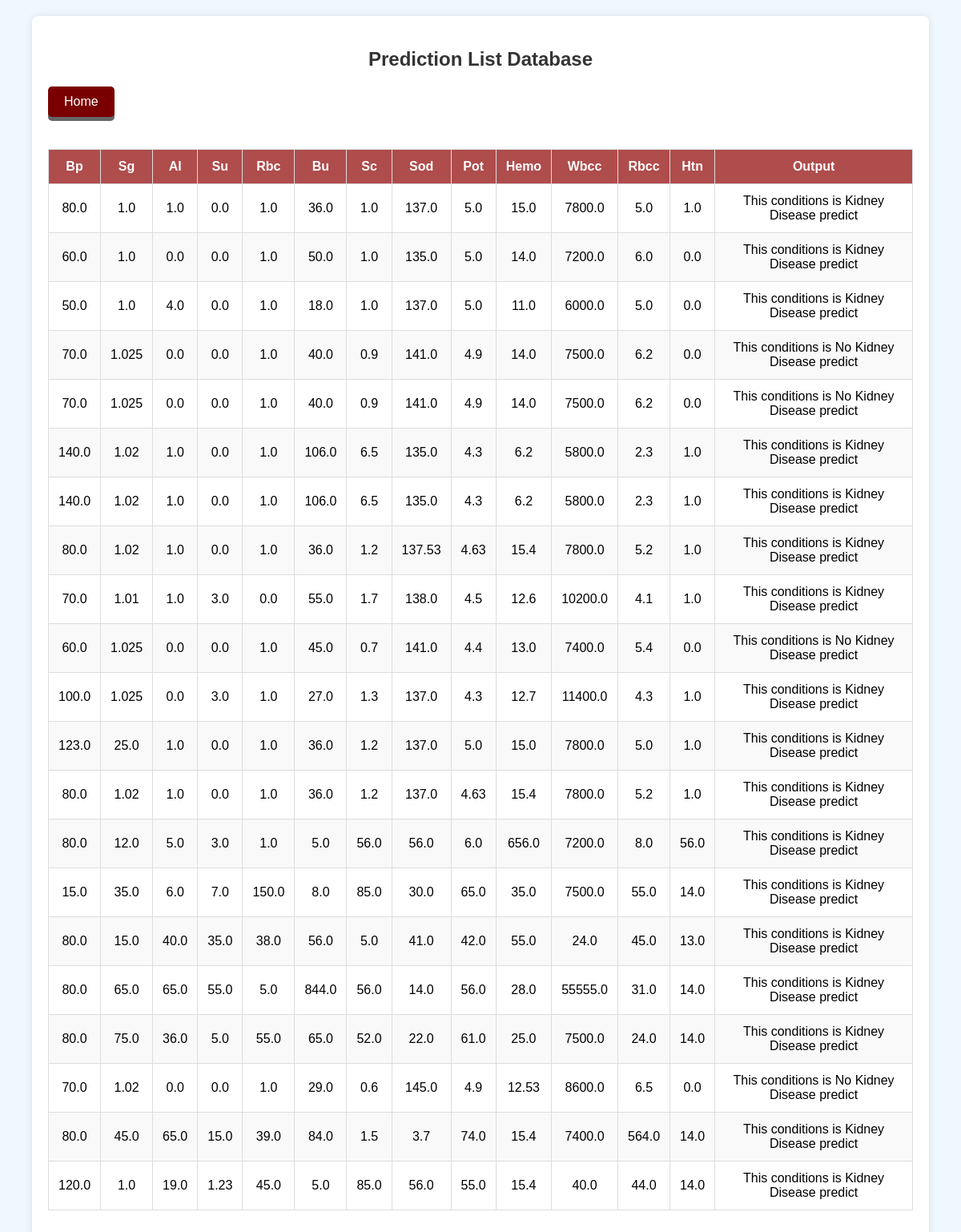
/patient_list/, run on the app's committed database.
### APP/models.py (models this page shows, shortened)
class Patient_info(models.Model):
    Bp = models.FloatField()
    Sg = models.FloatField()  # Example: consider using choices=(...) for gender
    Al = models.FloatField()
    Su = models.FloatField()
    Rbc = models.FloatField()
    Bu = models.FloatField()  # Example: consider using BooleanField for binary fields
    Sc = models.FloatField()
    Sod = models.FloatField()
    Pot = models.FloatField()
    Hemo = models.FloatField()
    Wbcc = models.FloatField()
    Rbcc = models.FloatField()
    Htn = models.FloatField()
    Class = models.CharField(max_length=100)

### APP/views.py (the view)
# urls.py: path('patient_list/', views.patient_list, name='patient_list'),
def patient_list(request):
    patients = Patient_info.objects.all()
    return render(request, 'patient_list.html', {'patients': patients})

### APP/templates/patient_list.html (shortened to what this page needs)
<!DOCTYPE html>
<html lang="en">
<head>
</head>
<body>
    <div class="container">
        <h2>Prediction List Database</h2>
        <a href="{% url 'Home_4' %}" class="btn btn-custom mb-3">Home</a>
        <div class="table-responsive">
            <table class="table table-bordered">
                <thead>
                    <tr>
                        <th>Bp</th>
                        <th>Sg</th>
                        <th>Al</th>
                        <th>Su</th>
                        <th>Rbc</th>
                        <th>Bu</th>
                        <th>Sc</th>
                        <th>Sod</th>
                        <th>Pot</th>
                        <th>Hemo</th>
                        <th>Wbcc</th>
                        <th>Rbcc</th>
                        <th>Htn</th>
                        <th>Output</th>
                    </tr>
                </thead>
                <tbody>
                    {% for patient in patients %}
                    <tr>
                        <td>{{ patient.Bp }}</td>
                        <td>{{ patient.Sg }}</td>
                        <td>{{ patient.Al }}</td>
                        <td>{{ patient.Su }}</td>
                        <td>{{ patient.Rbc }}</td>
                        <td>{{ patient.Bu }}</td>
                        <td>{{ patient.Sc }}</td>
                        <td>{{ patient.Sod }}</td>
                        <td>{{ patient.Pot }}</td>
                        <td>{{ patient.Hemo }}</td>
                        <td>{{ patient.Wbcc }}</td>
                        <td>{{ patient.Rbcc }}</td>
                        <td>{{ patient.Htn }}</td>
                        <td>{{ patient.Class }}</td>
                    </tr>
                    {% endfor %}
                </tbody>
            </table>
        </div>
    </div>
</body>
</html>

### APP/templates/patient_list.html (style rules this page uses)
body { font-family: Arial, sans-serif; background-color: #f0f8ff; margin: 0; padding: 0; }
h2 { text-align: center; color: #333; margin-top: 20px; }
.container { width: 90%; max-width: 1200px; margin: 20px auto; background-color: #fff; padding: 20px; border-radius: 8px; box-shadow: 0 0 10px rgba(0, 0, 0, 0.1); }
table { width: 100%; margin: 20px 0; border-collapse: collapse; }
table, th, td { border: 1px solid #ddd; }
th, td { padding: 12px; text-align: center; }
th { background-color: #af4c4c; color: white; }
tr:nth-child(even) { background-color: #f9f9f9; }
.btn-custom { display: inline-block; padding: 10px 20px; font-size: 16px; cursor: pointer; text-align: center; text-decoration: none; outline: none; color: #fff; background-color: #7a0000; border: none; border-radius: 5px; box-shadow: 0 5px #666; margin-bottom: 20px; transition: background-color 0.3s ease; }

### data on the page
Patient_info: Bp "80.0", Sg "1.0", Al "1.0", Su "0.0", Rbc "1.0", Bu "36.0", Sc "1.0", Sod "137.0", Pot "5.0", Hemo "15.0", Wbcc "7800.0", Rbcc "5.0", Htn "1.0", Class "This conditions is Kidney Disease predict"
Patient_info: Bp "60.0", Sg "1.0", Al "0.0", Su "0.0", Rbc "1.0", Bu "50.0", Sc "1.0", Sod "135.0", Pot "5.0", Hemo "14.0", Wbcc "7200.0", Rbcc "6.0", Htn "0.0", Class "This conditions is Kidney Disease predict"
Patient_info: Bp "50.0", Sg "1.0", Al "4.0", Su "0.0", Rbc "1.0", Bu "18.0", Sc "1.0", Sod "137.0", Pot "5.0", Hemo "11.0", Wbcc "6000.0", Rbcc "5.0", Htn "0.0", Class "This conditions is Kidney Disease predict"
Patient_info: Bp "70.0", Sg "1.025", Al "0.0", Su "0.0", Rbc "1.0", Bu "40.0", Sc "0.9", Sod "141.0", Pot "4.9", Hemo "14.0", Wbcc "7500.0", Rbcc "6.2", Htn "0.0", Class "This conditions is No Kidney Disease predict"
Patient_info: Bp "70.0", Sg "1.025", Al "0.0", Su "0.0", Rbc "1.0", Bu "40.0", Sc "0.9", Sod "141.0", Pot "4.9", Hemo "14.0", Wbcc "7500.0", Rbcc "6.2", Htn "0.0", Class "This conditions is No Kidney Disease predict"
Patient_info: Bp "140.0", Sg "1.02", Al "1.0", Su "0.0", Rbc "1.0", Bu "106.0", Sc "6.5", Sod "135.0", Pot "4.3", Hemo "6.2", Wbcc "5800.0", Rbcc "2.3", Htn "1.0", Class "This conditions is Kidney Disease predict"
Patient_info: Bp "140.0", Sg "1.02", Al "1.0", Su "0.0", Rbc "1.0", Bu "106.0", Sc "6.5", Sod "135.0", Pot "4.3", Hemo "6.2", Wbcc "5800.0", Rbcc "2.3", Htn "1.0", Class "This conditions is Kidney Disease predict"
Patient_info: Bp "80.0", Sg "1.02", Al "1.0", Su "0.0", Rbc "1.0", Bu "36.0", Sc "1.2", Sod "137.53", Pot "4.63", Hemo "15.4", Wbcc "7800.0", Rbcc "5.2", Htn "1.0", Class "This conditions is Kidney Disease predict"
Patient_info: Bp "70.0", Sg "1.01", Al "1.0", Su "3.0", Rbc "0.0", Bu "55.0", Sc "1.7", Sod "138.0", Pot "4.5", Hemo "12.6", Wbcc "10200.0", Rbcc "4.1", Htn "1.0", Class "This conditions is Kidney Disease predict"
Patient_info: Bp "60.0", Sg "1.025", Al "0.0", Su "0.0", Rbc "1.0", Bu "45.0", Sc "0.7", Sod "141.0", Pot "4.4", Hemo "13.0", Wbcc "7400.0", Rbcc "5.4", Htn "0.0", Class "This conditions is No Kidney Disease predict"
Patient_info: Bp "100.0", Sg "1.025", Al "0.0", Su "3.0", Rbc "1.0", Bu "27.0", Sc "1.3", Sod "137.0", Pot "4.3", Hemo "12.7", Wbcc "11400.0", Rbcc "4.3", Htn "1.0", Class "This conditions is Kidney Disease predict"
Patient_info: Bp "123.0", Sg "25.0", Al "1.0", Su "0.0", Rbc "1.0", Bu "36.0", Sc "1.2", Sod "137.0", Pot "5.0", Hemo "15.0", Wbcc "7800.0", Rbcc "5.0", Htn "1.0", Class "This conditions is Kidney Disease predict"
Patient_info: Bp "80.0", Sg "1.02", Al "1.0", Su "0.0", Rbc "1.0", Bu "36.0", Sc "1.2", Sod "137.0", Pot "4.63", Hemo "15.4", Wbcc "7800.0", Rbcc "5.2", Htn "1.0", Class "This conditions is Kidney Disease predict"
Patient_info: Bp "80.0", Sg "12.0", Al "5.0", Su "3.0", Rbc "1.0", Bu "5.0", Sc "56.0", Sod "56.0", Pot "6.0", Hemo "656.0", Wbcc "7200.0", Rbcc "8.0", Htn "56.0", Class "This conditions is Kidney Disease predict"
Patient_info: Bp "15.0", Sg "35.0", Al "6.0", Su "7.0", Rbc "150.0", Bu "8.0", Sc "85.0", Sod "30.0", Pot "65.0", Hemo "35.0", Wbcc "7500.0", Rbcc "55.0", Htn "14.0", Class "This conditions is Kidney Disease predict"
Patient_info: Bp "80.0", Sg "15.0", Al "40.0", Su "35.0", Rbc "38.0", Bu "56.0", Sc "5.0", Sod "41.0", Pot "42.0", Hemo "55.0", Wbcc "24.0", Rbcc "45.0", Htn "13.0", Class "This conditions is Kidney Disease predict"
Patient_info: Bp "80.0", Sg "65.0", Al "65.0", Su "55.0", Rbc "5.0", Bu "844.0", Sc "56.0", Sod "14.0", Pot "56.0", Hemo "28.0", Wbcc "55555.0", Rbcc "31.0", Htn "14.0", Class "This conditions is Kidney Disease predict"
Patient_info: Bp "80.0", Sg "75.0", Al "36.0", Su "5.0", Rbc "55.0", Bu "65.0", Sc "52.0", Sod "22.0", Pot "61.0", Hemo "25.0", Wbcc "7500.0", Rbcc "24.0", Htn "14.0", Class "This conditions is Kidney Disease predict"
Patient_info: Bp "70.0", Sg "1.02", Al "0.0", Su "0.0", Rbc "1.0", Bu "29.0", Sc "0.6", Sod "145.0", Pot "4.9", Hemo "12.53", Wbcc "8600.0", Rbcc "6.5", Htn "0.0", Class "This conditions is No Kidney Disease predict"
Patient_info: Bp "80.0", Sg "45.0", Al "65.0", Su "15.0", Rbc "39.0", Bu "84.0", Sc "1.5", Sod "3.7", Pot "74.0", Hemo "15.4", Wbcc "7400.0", Rbcc "564.0", Htn "14.0", Class "This conditions is Kidney Disease predict"
Patient_info: Bp "120.0", Sg "1.0", Al "19.0", Su "1.23", Rbc "45.0", Bu "5.0", Sc "85.0", Sod "56.0", Pot "55.0", Hemo "15.4", Wbcc "40.0", Rbcc "44.0", Htn "14.0", Class "This conditions is Kidney Disease predict"
